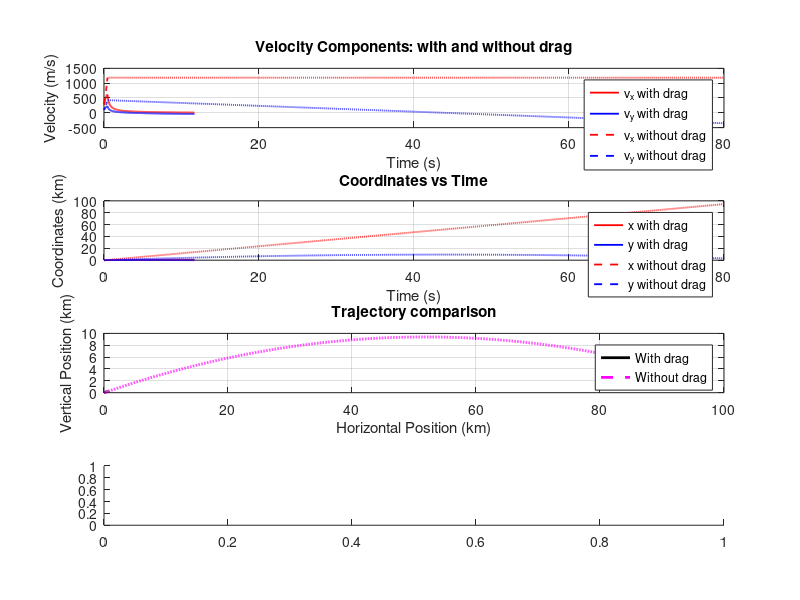

The MATLAB script that drew this image: (Note: this script raises an error after producing the figure.)
% Rocket/Projectile simulation:
% comparison with and without aerodynamic drag
% Author: Felic Nimy - modified version

function projectile_trajectory_drag_comparison(~, ~)

    % Create output folders if needed
    if ~exist('out', 'dir')
        mkdir('out');
    end
    if ~exist('images', 'dir')
        mkdir('images');
    end

    % Log file
    log_file = fopen('../out/log_drag_comparison.txt', 'a');

    %% Physical constants
    g = 9.80665;          % gravity (m/s^2)
    rho_mat = 7850;       % material density (kg/m^3)
    r = 0.03;             % rocket/projectile radius (m)

    % Air properties
    eta = 1.81e-5;        % air viscosity (Pa.s)
    Cd = 0.469;           % drag coefficient
    rho_air = 1.22;       % air density (kg/m^3)

    % Drag coefficients
    b1 = 6*pi*eta*r;                      % linear drag coefficient
    b2 = Cd * 4*pi*r^2 * rho_air / 2;     % quadratic drag coefficient

    %% Mass parameters
    m_struct = 0.6 * (4/3)*pi*r^3*rho_mat;   % dry mass
    m_fuel0  = 0.4 * (4/3)*pi*r^3*rho_mat;   % initial fuel mass
    m0 = m_struct + m_fuel0;                 % initial total mass

    %% Launch conditions
    v0 = 300;          % initial speed (m/s)
    alpha0 = 20;       % launch angle (deg)

    %% Propulsion
    T0 = 1500;         % thrust (N)
    mdot = 0.8;        % fuel mass flow rate (kg/s)
    tburn = m_fuel0 / mdot;

    %% Case 1: with drag
    [tD, vxD, vyD, xD, yD, mD, TD] = compute_trajectory( ...
        v0, alpha0, g, m0, m_struct, T0, mdot, tburn, b1, b2, true);

    %% Case 2: without drag
    [tN, vxN, vyN, xN, yN, mN, TN] = compute_trajectory( ...
        v0, alpha0, g, m0, m_struct, T0, mdot, tburn, b1, b2, false);

    %% Compute quantities
    [tfD, bD, hD, tuD, tcD] = compute_quantities(tD, vxD, vyD, xD, yD);
    [tfN, bN, hN, tuN, tcN] = compute_quantities(tN, vxN, vyN, xN, yN);

    %% Plots
    plot_comparison_results(tD, vxD, vyD, xD, yD, mD, TD, ...
                            tN, vxN, vyN, xN, yN, mN, TN);

    %% Animation
    plot_trajectory_animation_comparison(xD, yD, xN, yN);

    %% Display
    disp('================ WITH DRAG ================');
    disp(['Flight Time       : ', num2str(tfD), ' s']);
    disp(['Range             : ', num2str(bD/1e3), ' km']);
    disp(['Maximum Altitude  : ', num2str(hD/1e3), ' km']);
    disp(['Ascent Time       : ', num2str(tuD), ' s']);
    disp(['Descent Time      : ', num2str(tcD), ' s']);

    disp('============== WITHOUT DRAG ==============');
    disp(['Flight Time       : ', num2str(tfN), ' s']);
    disp(['Range             : ', num2str(bN/1e3), ' km']);
    disp(['Maximum Altitude  : ', num2str(hN/1e3), ' km']);
    disp(['Ascent Time       : ', num2str(tuN), ' s']);
    disp(['Descent Time      : ', num2str(tcN), ' s']);
    disp('==========================================');

    %% Save to log file
    fprintf(log_file, '=========== DRAG COMPARISON ===========\n');

    fprintf(log_file, 'WITH DRAG\n');
    fprintf(log_file, 'Flight Time      : %.4f s\n', tfD);
    fprintf(log_file, 'Range            : %.4f km\n', bD/1e3);
    fprintf(log_file, 'Maximum Altitude : %.4f km\n', hD/1e3);
    fprintf(log_file, 'Ascent Time      : %.4f s\n', tuD);
    fprintf(log_file, 'Descent Time     : %.4f s\n', tcD);

    fprintf(log_file, '\nWITHOUT DRAG\n');
    fprintf(log_file, 'Flight Time      : %.4f s\n', tfN);
    fprintf(log_file, 'Range            : %.4f km\n', bN/1e3);
    fprintf(log_file, 'Maximum Altitude : %.4f km\n', hN/1e3);
    fprintf(log_file, 'Ascent Time      : %.4f s\n', tuN);
    fprintf(log_file, 'Descent Time     : %.4f s\n', tcN);
    fprintf(log_file, '=======================================\n\n');

    fclose(log_file);
end


function [t, vx, vy, x, y, m_hist, T_hist] = compute_trajectory( ...
    v0, alpha0, g, m0, m_struct, T0, mdot, tburn, b1, b2, use_drag)

    t0 = 0;
    tf_est = 80;
    N = 5000;

    t = linspace(t0, tf_est, N);
    dt = t(2) - t(1);

    vx = zeros(1, N);
    vy = zeros(1, N);
    x = zeros(1, N);
    y = zeros(1, N);
    m_hist = zeros(1, N);
    T_hist = zeros(1, N);

    vx(1) = v0*cosd(alpha0);
    vy(1) = v0*sind(alpha0);
    m_hist(1) = m0;

    ex = cosd(alpha0);
    ey = sind(alpha0);

    for i = 1:N-1
        ti = t(i);

        % Thrust and fuel consumption
        if ti <= tburn && m_hist(i) > m_struct
            T = T0;
            m_next = max(m_struct, m_hist(i) - mdot*dt);
        else
            T = 0;
            m_next = m_hist(i);
        end

        v = sqrt(vx(i)^2 + vy(i)^2);

        if use_drag
            Fdx = (b1 + b2*v) * vx(i);
            Fdy = (b1 + b2*v) * vy(i);
        else
            Fdx = 0;
            Fdy = 0;
        end

        ax = (T*ex - Fdx) / m_hist(i);
        ay = (T*ey - Fdy) / m_hist(i) - g;

        vx(i+1) = vx(i) + ax*dt;
        vy(i+1) = vy(i) + ay*dt;

        x(i+1) = x(i) + vx(i)*dt;
        y(i+1) = y(i) + vy(i)*dt;

        m_hist(i+1) = m_next;
        T_hist(i) = T;

        if y(i+1) < 0
            y(i+1) = 0;
            T_hist(i+1) = 0;
            break;
        end
    end

    t = t(1:i+1);
    vx = vx(1:i+1);
    vy = vy(1:i+1);
    x = x(1:i+1);
    y = y(1:i+1);
    m_hist = m_hist(1:i+1);
    T_hist = T_hist(1:i+1);
end


function [tf, b, h, tu, tc] = compute_quantities(t, vx, vy, x, y)
    tf = t(end);
    b = x(end);
    h = max(y);
    [~, idx] = max(y);
    tu = t(idx);
    tc = tf - tu;
end


function plot_comparison_results(tD, vxD, vyD, xD, yD, mD, TD, ...
                                 tN, vxN, vyN, xN, yN, ~, TN)

    figure('Position', [100, 100, 1000, 900]);

    % Velocity
    subplot(4,1,1);
    plot(tD, vxD, 'r', 'LineWidth', 1.3); hold on;
    plot(tD, vyD, 'b', 'LineWidth', 1.3);
    plot(tN, vxN, '--r', 'LineWidth', 1.3);
    plot(tN, vyN, '--b', 'LineWidth', 1.3);
    xlabel('Time (s)');
    ylabel('Velocity (m/s)');
    title('Velocity Components: with and without drag');
    legend('v_x with drag', 'v_y with drag', ...
           'v_x without drag', 'v_y without drag', ...
           'Location', 'best');
    grid on;

    % Coordinates
    subplot(4,1,2);
    plot(tD, xD/1e3, 'r', 'LineWidth', 1.3); hold on;
    plot(tD, yD/1e3, 'b', 'LineWidth', 1.3);
    plot(tN, xN/1e3, '--r', 'LineWidth', 1.3);
    plot(tN, yN/1e3, '--b', 'LineWidth', 1.3);
    xlabel('Time (s)');
    ylabel('Coordinates (km)');
    title('Coordinates vs Time');
    legend('x with drag', 'y with drag', ...
           'x without drag', 'y without drag', ...
           'Location', 'best');
    grid on;

    % Trajectory
    subplot(4,1,3);
    plot(xD/1e3, yD/1e3, 'k', 'LineWidth', 2); hold on;
    plot(xN/1e3, yN/1e3, '--m', 'LineWidth', 2);
    xlabel('Horizontal Position (km)');
    ylabel('Vertical Position (km)');
    title('Trajectory comparison');
    legend('With drag', 'Without drag', 'Location', 'best');
    grid on;

    % Mass and thrust
    subplot(4,1,4);
    yyaxis left
    plot(tD, mD, 'm', 'LineWidth', 1.5);
    ylabel('Mass (kg)');

    yyaxis right
    plot(tD, TD, 'g', 'LineWidth', 1.5);
    ylabel('Thrust (N)');

    xlabel('Time (s)');
    title('Mass variation and thrust');
    legend('Mass', 'Thrust', 'Location', 'best');
    grid on;

    cd('/images');
    saveas(gcf, 'drag_comparison_results.png');
    cd('../');
end


function plot_trajectory_animation_comparison(xD, yD, xN, yN)

    figure('Position', [120, 120, 900, 600], 'Color', [0.75 0.87 1]);
    hold on;
    grid on;
    xlabel('Horizontal Position (km)');
    ylabel('Vertical Position (km)');
    title('Trajectory Animation: with and without drag');

    plot(xD/1e3, yD/1e3, 'k', 'LineWidth', 2);
    plot(xN/1e3, yN/1e3, '--m', 'LineWidth', 2);

    hD = plot(xD(1)/1e3, yD(1)/1e3, 'o', ...
        'MarkerSize', 7, 'MarkerFaceColor', 'r', 'MarkerEdgeColor', 'k');
    hN = plot(xN(1)/1e3, yN(1)/1e3, 's', ...
        'MarkerSize', 7, 'MarkerFaceColor', 'b', 'MarkerEdgeColor', 'k');

    legend('With drag trajectory', 'Without drag trajectory', ...
           'With drag projectile', 'Without drag projectile', ...
           'Location', 'best');

    Nmax = max(length(xD), length(xN));

    for i = 2:Nmax
        if i <= length(xD)
            set(hD, 'XData', xD(i)/1e3, 'YData', yD(i)/1e3);
        end
        if i <= length(xN)
            set(hN, 'XData', xN(i)/1e3, 'YData', yN(i)/1e3);
        end

        drawnow;
        pause(1e-3);
    end

    cd('../images');
    saveas(gcf, 'drag_comparison_animation.png');
    cd('../');
end
